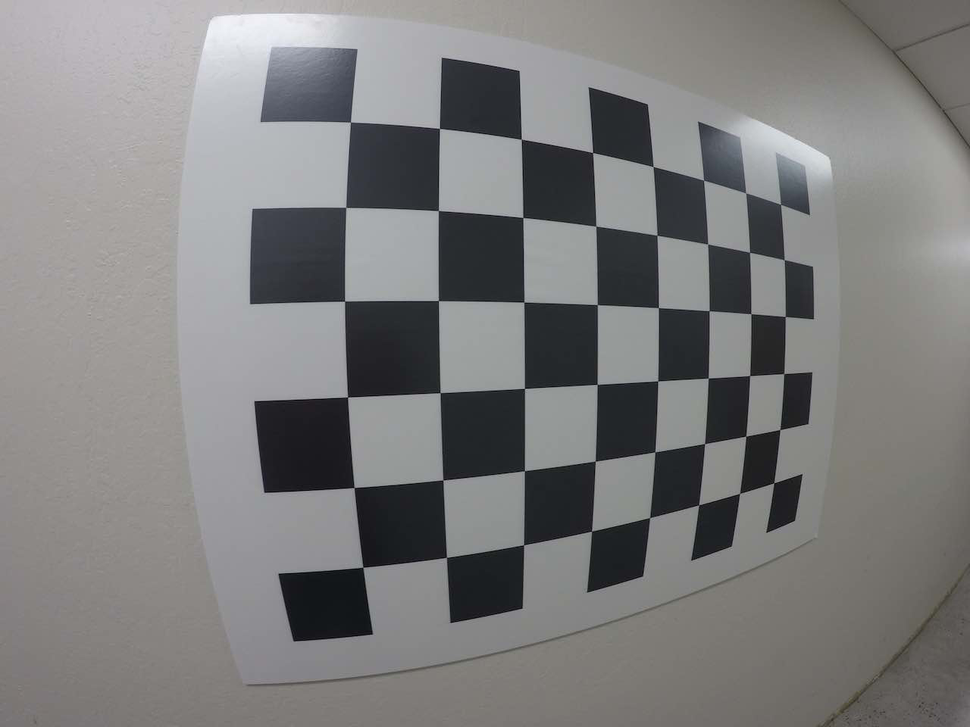
#> input picture step1/lesson5_camera Calibration/pespective/test_image2.png, 970 x 727 px, shrunk from 1280 x 960 before the run
$ jupyter execute ex4_pespective.ipynb
#> lines starting #> are read from the running program, lines starting #| are printed output that depends on the picture
[cell 1]
import pickle
import cv2
import numpy as np
import matplotlib.pyplot as plt
import matplotlib.image as mpimg

[cell 2]
# Read in the saved camera matrix and distortion coefficients
# These are the arrays you calculated using cv2.calibrateCamera()
dist_pickle = pickle.load( open( "wide_dist_pickle.p", "rb" ) )
#> (reads step1/lesson5_camera Calibration/pespective/wide_dist_pickle.p from the repository)
mtx = dist_pickle["mtx"]
dist = dist_pickle["dist"]

# Read in an image
img = cv2.imread('test_image2.png')
#> img is the input picture: shape (727, 970, 3); mean B, G, R 124.9, 125, 125.3
nx = 8 # the number of inside corners in x
ny = 6 # the number of inside corners in y

# MODIFY THIS FUNCTION TO GENERATE OUTPUT
# THAT LOOKS LIKE THE IMAGE ABOVE
def corners_unwarp(img, nx, ny, mtx, dist):
    # Pass in your image into this function
    # Write code to do the following steps

    # 1) Undistort using mtx and dist
#> called with nx = 8, ny = 6, mtx = array of shape (3, 3), dist = array of shape (1, 5)
    img_size = (img.shape[1],img.shape[0])
#> img_size = (970, 727)
    undist_img = cv2.undistort(img,mtx,dist,None,mtx)
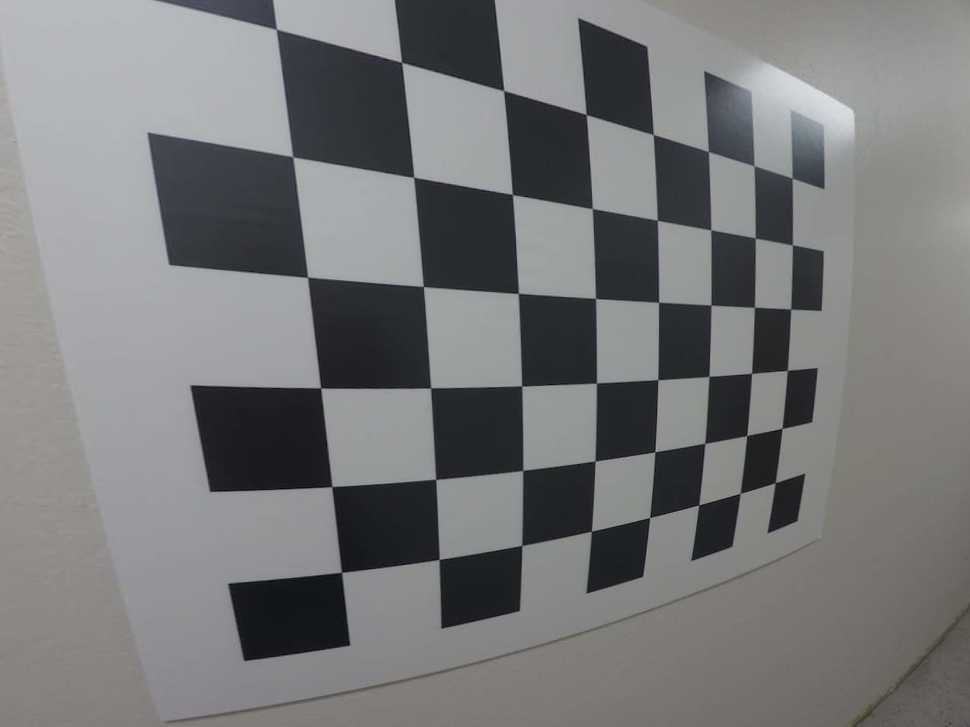
#> undist_img: shape (727, 970, 3); mean B, G, R 120.7, 119.9, 119.1
    #plt.imshow(undist_img)

    # 2) Convert to grayscale
    gray = cv2.cvtColor(undist_img,cv2.COLOR_BGR2GRAY)
    #plt.imshow(gray,cmap='gray')
    #print(img_size)

    # 3) Find the chessboard corners
    #Convert image to grayscale
    ret, corners = cv2.findChessboardCorners(gray,(nx,ny),None)
#> ret = True; corners = 48 rows, first 8: [279, 31], [402.6, 63.4], [503.8, 90.35], [585.8, 114.2], [653.2, 134.5], [708.2, 151.4], [753.7, 166.3], [792.1, 178]

    # 4) If corners found:
            # a) draw corners
            # b) define 4 source points src = np.float32([[,],[,],[,],[,]])
                 #Note: you could pick any four of the detected corners
                 # as long as those four corners define a rectangle
                 #One especially smart way to do this would be to use four well-chosen
                 # corners that were automatically detected during the undistortion steps
                 #We recommend using the automatic detection of corners in your code
            # c) define 4 destination points dst = np.float32([[,],[,],[,],[,]])
            # d) use cv2.getPerspectiveTransform() to get M, the transform matrix
            # e) use cv2.warpPerspective() to warp your image to a top-down view

    if ret == True:
        img_new = cv2.drawChessboardCorners(undist_img,(nx, ny),corners,ret)
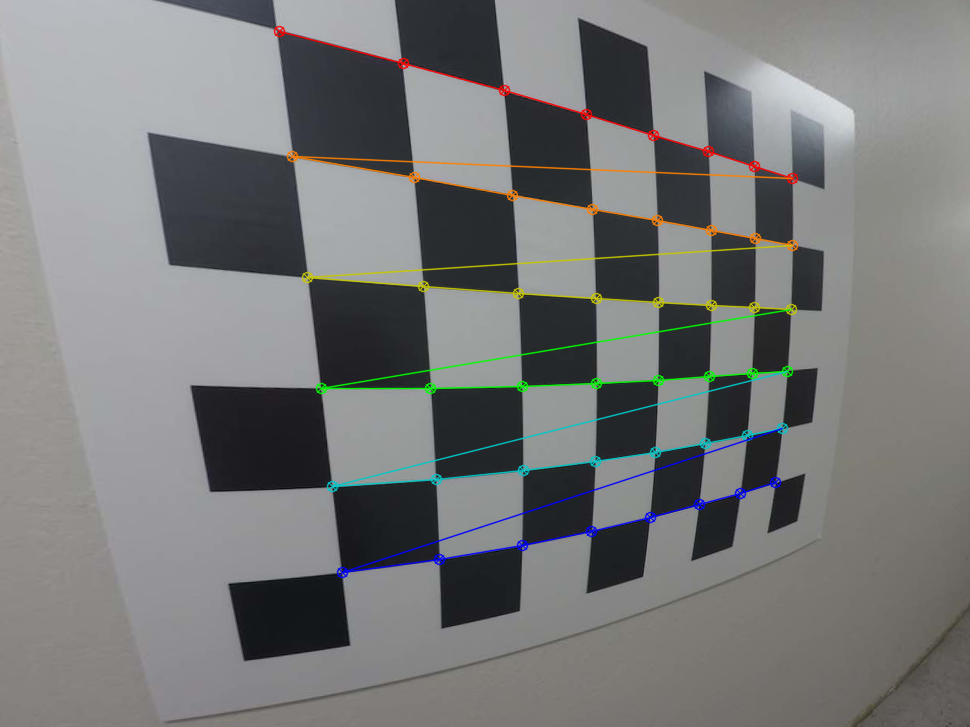
#> img_new: shape (727, 970, 3); mean B, G, R 120.4, 120.5, 119.4
        plt.imshow(img_new)
        print(type(corners),corners.shape)
#| <class 'numpy.ndarray'> (48, 1, 2)
        #print(corners)

        offset = 120
        src = np.float32([corners[0], corners[nx-1], corners[-1], corners[-nx]])
#> src = [[279, 31], [792.1, 178], [775.3, 482.5], [341.6, 572.1]]
        dst = np.float32([[offset, offset], [img_size[0]-offset, offset],
                                     [img_size[0]-offset, img_size[1]-offset],
                                     [offset, img_size[1]-offset]])

        #delete the next two lines
        M = cv2.getPerspectiveTransform(src,dst)
#> M = [[0.566, -0.0974, -57.99], [-0.257, 0.596, 150.3], [-0.000666, -0.000188, 1]]
        #warped = np.copy(img)
        warped = cv2.warpPerspective(undist_img,M,img_size,flags=cv2.INTER_LINEAR)
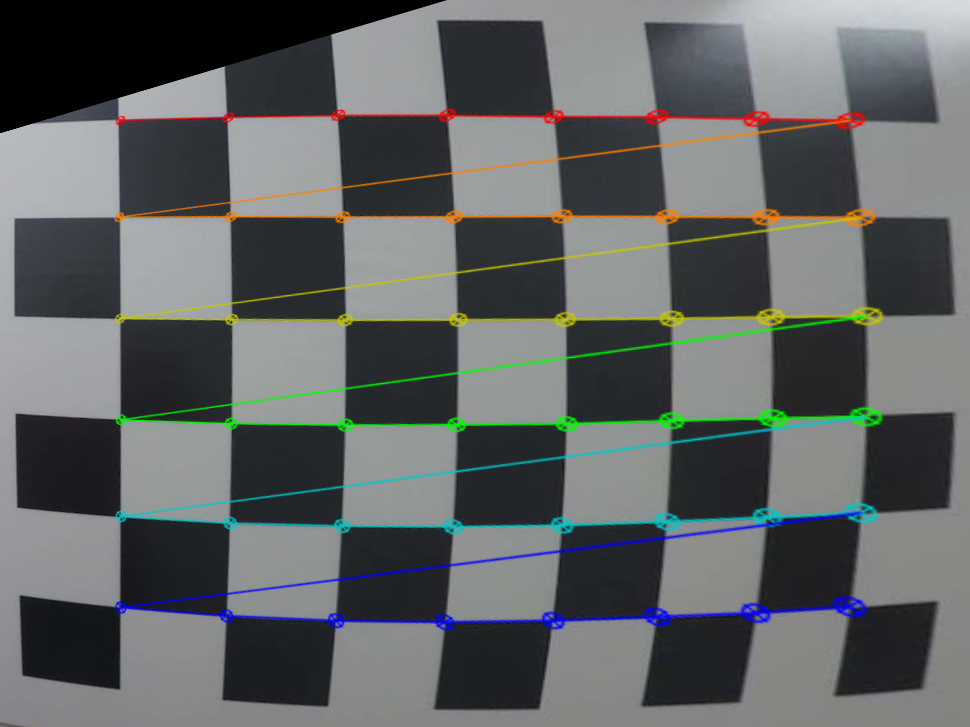
#> warped: shape (727, 970, 3); mean B, G, R 100, 99.6, 96.2
    else:
        print("find corners failded")
    #b)

    return warped, M

[cell 3]
top_down, perspective_M = corners_unwarp(img, nx, ny, mtx, dist)
#> perspective_M has the same summary as M in corners_unwarp

[cell 4]
f, (ax1, ax2) = plt.subplots(1, 2, figsize=(24, 9))
f.tight_layout()
ax1.imshow(img)
ax1.set_title('Original Image', fontsize=50)
ax2.imshow(top_down)
ax2.set_title('Undistorted and Warped Image', fontsize=50)
plt.subplots_adjust(left=0., right=1, top=0.9, bottom=0.)

plt.show()
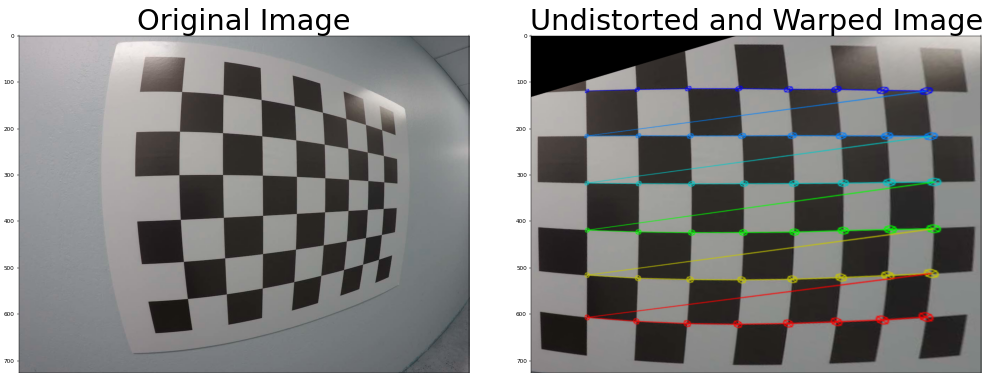
#> figure drawn by matplotlib, 2 panels; B, G, R data is drawn as R, G, B
